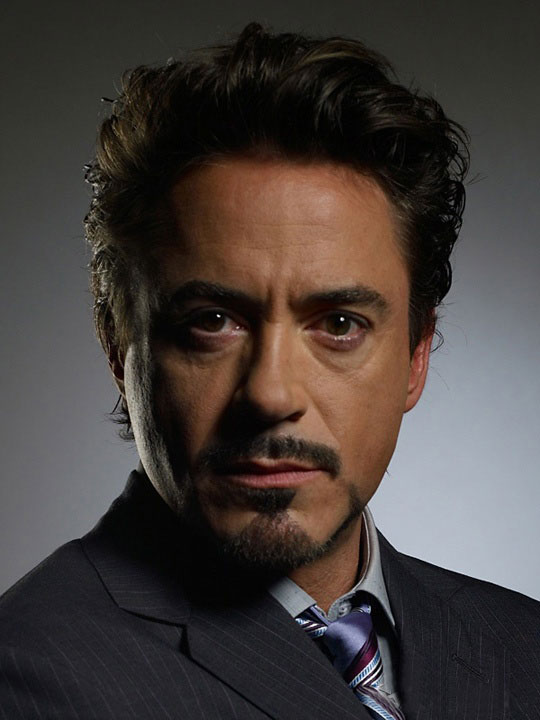
#> input picture Programs/fakeTweeter/tonyStark.jpg, 540 x 720 px; the run also reads 1 picture not shown here
$ python generateProfilePic.py   (older library calls are emulated)
#> lines starting #> are read from the running program, lines starting #| are printed output that depends on the picture
from __future__ import print_function
import os, sys
from PIL import Image, ImageOps, ImageDraw

def generateProfilePic():

    transposeCircle = Image.open("transposeCircleBig.jpg")

    picInput = input("Enter the name of the file: ")
#> the answer given: transposeCircleBig.jpg
    print(picInput)

    tonyStark = Image.open(picInput)

    print("Cropping image....")


    print(transposeCircle.format, transposeCircle.size, transposeCircle.mode)
#| JPEG (153, 153) RGB
    print(tonyStark.format, tonyStark.size, tonyStark.mode)
#| JPEG (153, 153) RGB

    xCord = transposeCircle.size[0]
#> xCord = 153
    yCord = transposeCircle.size[1]
#> yCord = 153

    print(xCord)
#| 153

    box = (0, 0, 500, 500)

    tonyStarkResize = tonyStark.resize((153, 153))
    tonyStarkCrop = tonyStarkResize.crop(box)
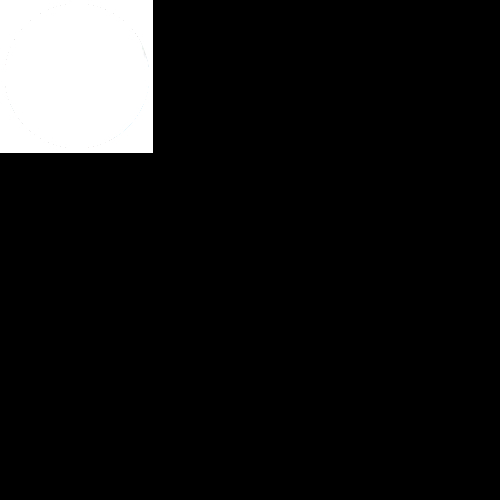
#> tonyStarkCrop: PIL image 500x500 RGB; mean R, G, B 23.9, 23.9, 23.9

    tonyStarkCrop.save("tonyStarkCrop.jpg", 'jpeg')
    tonyStarkResize.save("tonyStarkResize.jpg", 'jpeg')

    tonyStarkResize.paste(transposeCircle, (0,0))
    tonyStarkResize.save("tonyStarkProfilePic.jpg", 'jpeg')

    mask = Image.open('transposeCircleBig.jpg').convert('L')
    im = Image.open('tonyStark.jpg')
#> im is the input picture: PIL image 540x720 RGB; mean R, G, B 68.8, 61.6, 58.5
    output = ImageOps.fit(im, mask.size, centering=(0.5, 0.5))
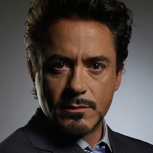
#> output: PIL image 153x153 RGB; mean R, G, B 79.3, 69.8, 65.5
    output.putalpha(mask)
#> output: PIL image 153x153 RGBA
    output.save('output.png')

    im = Image.open('output.png')
    im = im.resize((153, 153));
    bigsize = (im.size[0] * 3, im.size[1] * 3)
#> bigsize = (459, 459)
    mask = Image.new('L', bigsize, 0)
#> mask: PIL image 459x459 L; every value is 0
    draw = ImageDraw.Draw(mask)
    draw.ellipse((0, 0) + bigsize, fill=255)
    mask = mask.resize(im.size, Image.ANTIALIAS)
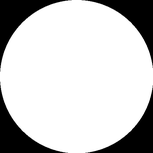
#> mask: PIL image 153x153 L; min 0, max 255, mean 201
    im.putalpha(mask)
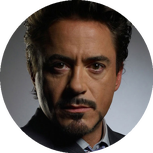
#> im: PIL image 153x153 RGBA; mean R, G, B, A 79.3, 69.8, 65.5, 201; transparent parts drawn white

    output = ImageOps.fit(im, mask.size, centering=(0.5, 0.5))
    output.putalpha(mask)
    output.save('output2.png')

    print("Image cropped and saved")

generateProfilePic()
